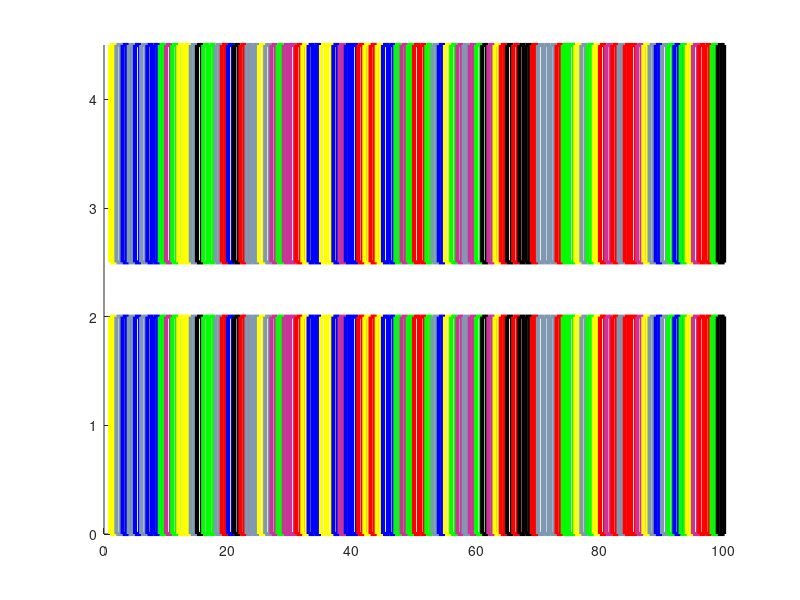

MATLAB code to generate this figure:
clear all
clc 
close all
real_labels = randi(7,1,100);
C = {'k','b','r','g','y',[.5 .6 .7],[.8 .2 .6]};

for i=1:length(real_labels)
    
    
   rectangle('Position',[i,0,1,2],'FaceColor',C{real_labels(i)}, 'EdgeColor',C{real_labels(i)},'LineWidth',3); 
   rectangle('Position',[i,2.5,1,2],'FaceColor',C{real_labels(i)}, 'EdgeColor',C{real_labels(i)},'LineWidth',3); 

    hold on
end

axis([0 100 0 4.5])